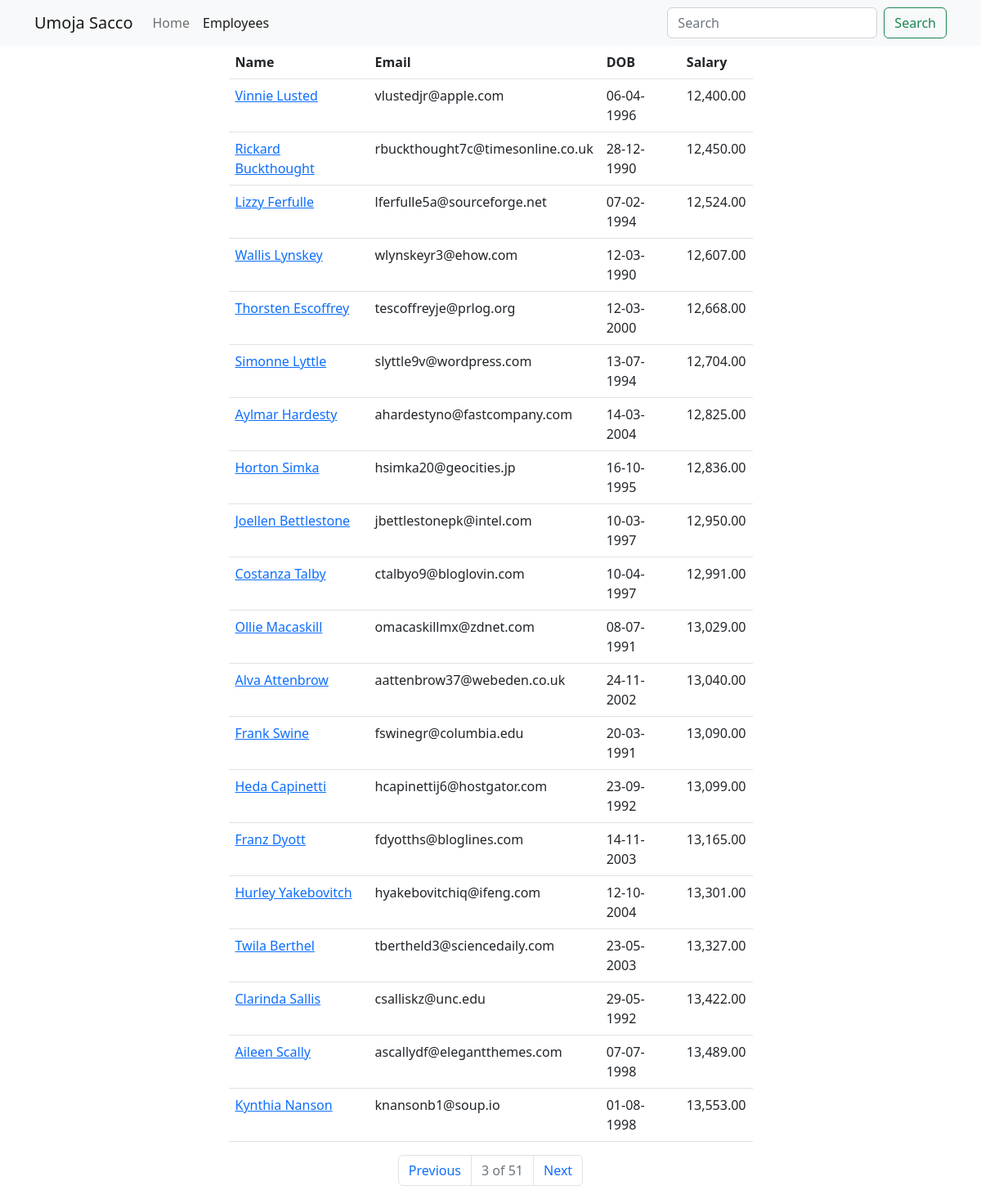
Page /employees?page=3 on the committed database.
### main_app/models.py (models this page shows, shortened)
class Employee(models.Model):
    name = models.CharField(max_length=40)
    email = models.EmailField(unique=True)
    dob = models.DateField(null=True)
    salary = models.DecimalField(max_digits=7, decimal_places=2)  # 67000.58
    disabled = models.BooleanField(default=False)
    profile = models.ImageField(upload_to=unique_img_name, null=True, default="employees/employee.png")
    created_at = models.DateTimeField(auto_now_add=True, null=True)  # Once during creation
    updated_at = models.DateTimeField(auto_now=True, null=True)  # Every time an update happens
    class Meta:
        verbose_name = 'Employee'
        verbose_name_plural = 'Employees'
        ordering = ["salary"]

### main_app/views.py (the view)
# urls.py: path('employees', views.all_employees, name="all"),
def all_employees(request):
    employees = Employee.objects.all()  # SELECT * FROM employees
    paginator = Paginator(employees, 20)
    page_number = request.GET.get("page")
    data = paginator.get_page(page_number)
    return render(request, "all_employees.html", {"employees": data})

### templates/all_employees.html (shortened to what this page needs)
{% extends "base_template.html" %}
{% load humanize %}
{% block content %}
    {% include 'navbar.html' %}
    <div class="container">
        <div class="row justify-content-center">
            <div class="col-sm-7">
                <table class="table">
                    <thead>
                    <tr>
                        <th>Name</th>
                        <th>Email</th>
                        <th>DOB</th>
                        <th>Salary</th>
                    </tr>
                    </thead>
                    <tbody>
                    {% for employee in employees %}
                        <tr>
                            <td>
                                <a href="/employees/{{ employee.id }}">{{ employee.name | title }}</a>
                            </td>
                            <td>{{ employee.email }}</td>
                            <td>{{ employee.dob | date:'d-m-Y' }}</td>
                            <td>{{ employee.salary | intcomma }}</td>
                        </tr>
                    {% endfor %}
                    </tbody>
                </table>
                <nav aria-label="Page navigation example">
                    <ul class="pagination justify-content-center">
                        {% if employees.has_previous %}
                            <li class="page-item">
                                <a class="page-link" href='?page={{ employees.previous_page_number }}'>Previous</a>
                            </li>
                        {% else %}
                            <li class="page-item disabled">
                                <a class="page-link" href='' tabindex="-1" aria-disabled="True">Previous</a>
                            </li>
                        {% endif %}
                           <li class="page-item disabled">
                                <a class="page-link" href='' tabindex="-1" aria-disabled="True">{{ employees.number }} of {{ employees.paginator.num_pages }}</a>
                            </li>
                        {% if employees.has_next %}
                            <li class="page-item">
                                <a class="page-link" href='?page={{ employees.next_page_number }}'>Next</a>
                            </li>
                        {% else %}
                            <li class="page-item disabled">
                                <a class="page-link" href='' tabindex="-1" aria-disabled="True">Next</a>
                            </li>
                        {% endif %}
                    </ul>
                </nav>
            </div>
        </div>
    </div>
{% endblock %}

### rows in the picture
Employee: name "Vinnie Lusted", email "vlustedjr@apple.com", dob "06-04-1996", salary "12,400.00"
Employee: name "Rickard Buckthought", email "rbuckthought7c@timesonline.co.uk", dob "28-12-1990", salary "12,450.00"
Employee: name "Lizzy Ferfulle", email "lferfulle5a@sourceforge.net", dob "07-02-1994", salary "12,524.00"
Employee: name "Wallis Lynskey", email "wlynskeyr3@ehow.com", dob "12-03-1990", salary "12,607.00"
Employee: name "Thorsten Escoffrey", email "tescoffreyje@prlog.org", dob "12-03-2000", salary "12,668.00"
Employee: name "Simonne Lyttle", email "slyttle9v@wordpress.com", dob "13-07-1994", salary "12,704.00"
Employee: name "Aylmar Hardesty", email "ahardestyno@fastcompany.com", dob "14-03-2004", salary "12,825.00"
Employee: name "Horton Simka", email "hsimka20@geocities.jp", dob "16-10-1995", salary "12,836.00"
Employee: name "Joellen Bettlestone", email "jbettlestonepk@intel.com", dob "10-03-1997", salary "12,950.00"
Employee: name "Costanza Talby", email "ctalbyo9@bloglovin.com", dob "10-04-1997", salary "12,991.00"
Employee: name "Ollie Macaskill", email "omacaskillmx@zdnet.com", dob "08-07-1991", salary "13,029.00"
Employee: name "Alva Attenbrow", email "aattenbrow37@webeden.co.uk", dob "24-11-2002", salary "13,040.00"
Employee: name "Frank Swine", email "fswinegr@columbia.edu", dob "20-03-1991", salary "13,090.00"
Employee: name "Heda Capinetti", email "hcapinettij6@hostgator.com", dob "23-09-1992", salary "13,099.00"
Employee: name "Franz Dyott", email "fdyotths@bloglines.com", dob "14-11-2003", salary "13,165.00"
Employee: name "Hurley Yakebovitch", email "hyakebovitchiq@ifeng.com", dob "12-10-2004", salary "13,301.00"
Employee: name "Twila Berthel", email "tbertheld3@sciencedaily.com", dob "23-05-2003", salary "13,327.00"
Employee: name "Clarinda Sallis", email "csalliskz@unc.edu", dob "29-05-1992", salary "13,422.00"
Employee: name "Aileen Scally", email "ascallydf@elegantthemes.com", dob "07-07-1998", salary "13,489.00"
Employee: name "Kynthia Nanson", email "knansonb1@soup.io", dob "01-08-1998", salary "13,553.00"

### other values in the picture
{{ employees.number }} "3"
{{ employees.paginator.num_pages }} "51"
